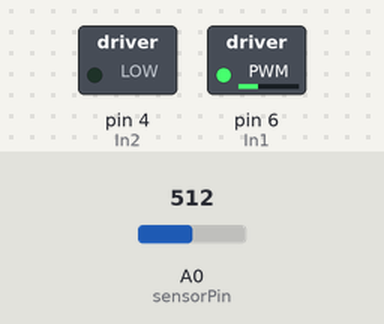
The sketch below on a simulated Arduino Uno, built with avr-gcc and run on an emulated ATmega328P. Shown: switched loads named in the sketch (green lamp = pin HIGH). The inputs (shaded band) are chosen by the test bench; at power-on: A0 (sensorPin) = 512. What the sketch prints to the serial monitor is not drawn.

Above: at 3.2 s.
3.3 s: A0 (sensorPin) set to 32
4.8 s: A0 (sensorPin) set to 25
Timing chart, 0 to 7.8 s (numbered marks = the images above; inputs shaded):
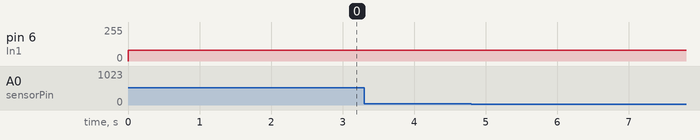

Measured:
- after the input at 3.3 s, every drawn part: stays the same
- after the input at 4.8 s, every drawn part: stays the same

The sketch:

treinta_treinta.ino
```cpp
/*
Use 30% PWM for the motor.
This is used for verifying 30% PMW = 30 degrees
*/

// Puente H
int In1 = 6;
int In2 = 4;
// Encoder
float sensorPin = A0;
float sensor = 0;
// Default PWM
float PWM = 30;

void setup() {
  Serial.begin(9600);
  // Puente H
  pinMode(In1, OUTPUT);
  pinMode(In2, OUTPUT);
}

void loop() {
  // write PWM for bridge H
  digitalWrite(In2, LOW);
  analogWrite(In1, (PWM*255/100)+5);
  // read angle from encoder
  sensor = analogRead(sensorPin);
  sensor = map(sensor, 0, 1023, 0, 360);
  // print PWM and angle
  Serial.print(PWM);
  Serial.print(",");
  Serial.print(sensor);
}
```
